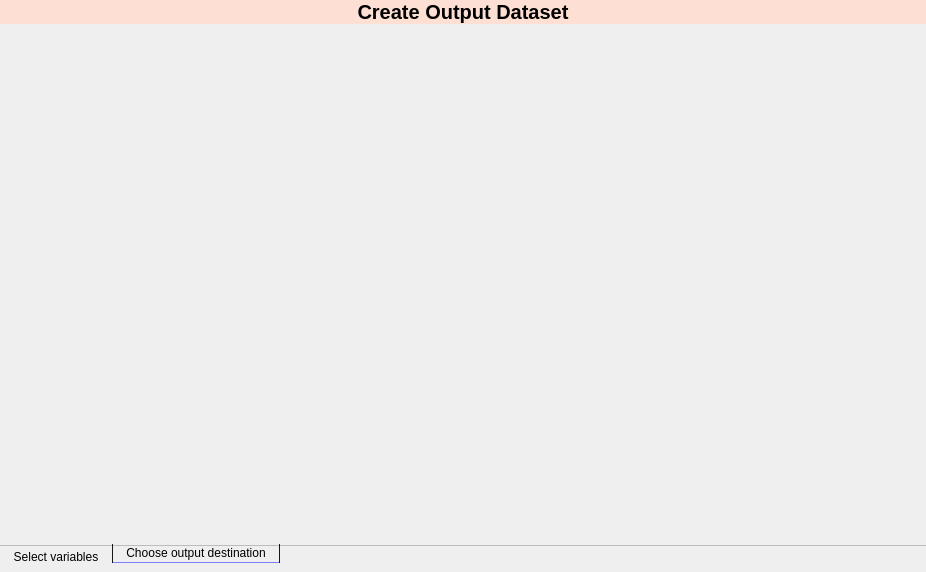
<?xml version="1.0" encoding="UTF-8"?>
<ui version="4.0">
 <class>NewGeneCreateOutput</class>
 <widget class="QWidget" name="NewGeneCreateOutput">
  <property name="geometry">
   <rect>
    <x>0</x>
    <y>0</y>
    <width>926</width>
    <height>572</height>
   </rect>
  </property>
  <property name="windowTitle">
   <string>Form</string>
  </property>
  <property name="styleSheet">
   <string notr="true"/>
  </property>
  <layout class="QVBoxLayout" name="verticalLayout">
   <property name="spacing">
    <number>0</number>
   </property>
   <property name="margin">
    <number>0</number>
   </property>
   <item>
    <widget class="QLabel" name="label">
     <property name="styleSheet">
      <string notr="true">QLabel
{
	background-color : #fde0d3;
	font-weight: bold;
	font-size: 20px;
}</string>
     </property>
     <property name="text">
      <string>Create Output Dataset</string>
     </property>
     <property name="alignment">
      <set>Qt::AlignCenter</set>
     </property>
    </widget>
   </item>
   <item>
    <widget class="NewGeneTabWidget" name="tabWidgetOutput">
     <property name="styleSheet">
      <string notr="true">
QWidget {
border-bottom: 9px solid qlineargradient(x1: 0, y1: 0, x2: 0, y2: 1,
                                 stop: 0 #9394ea,
                                 stop: 0.1 #4d4eff,
                                 stop: 0.15 #5354dd,
                                 stop: 1.0 #ff9372
                                 );
}

QTabBar::tab:selected {
border-left: 0px solid #1c1515;
padding-left: 10px;
border-right: 0px solid #1c1515;
padding-right: 10px;
border-bottom: 0px;
border-top: 0px;
margin-bottom: 2px;
border-bottom-left-radius: 0px;
border-bottom-right-radius: 0px;
padding-top: 1px;
padding-bottom: 2px;
background: qlineargradient(x1: 0, y1: 0, x2: 0, y2: 1,
                                 stop: 0 #f9dac7,
                                 /*stop: 0.3 #ffbaa5,*/
                                 stop: 1.0 #ff9372
                                 /*stop: 1 #ff450c*/
                                 );
 }

QTabBar::tab:!selected {
border-left: 1px solid #1c1515;
padding-left: 10px;
border-right: 1px solid #1c1515;
padding-right: 10px;
border-bottom: 1px solid #7e7fff;
border-top: 0px solid #a0a0a0;
margin-bottom: 9px;
border-bottom-left-radius: 0px;
border-bottom-right-radius: 0px;
padding-top: 2px;
padding-bottom: 2px;
background: qlineargradient(x1: 0, y1: 0, x2: 0, y2: 1,
                                 stop: 0 #cbcbff,
                                 stop: 0.3 #cbcbff,
                                 stop: 0.6 #b1b1ff,
                                 stop: 1.0 #9394ea);
}</string>
     </property>
     <property name="tabPosition">
      <enum>QTabWidget::South</enum>
     </property>
     <property name="currentIndex">
      <number>0</number>
     </property>
     <property name="documentMode">
      <bool>true</bool>
     </property>
     <widget class="QWidget" name="tabSelectVariables">
      <property name="styleSheet">
       <string notr="true">QWidget {
/* border-bottom: 3px solid #f9dac7; */
border-bottom: 5px solid qlineargradient(x1: 0, y1: 0, x2: 0, y2: 1,
                                 stop: 0 #ededed,
                                 stop: 1.0 #f9dac7
                                 );
}</string>
      </property>
      <attribute name="title">
       <string> Select variables </string>
      </attribute>
      <layout class="QGridLayout" name="gridLayout_2">
       <property name="leftMargin">
        <number>0</number>
       </property>
       <property name="topMargin">
        <number>0</number>
       </property>
       <property name="rightMargin">
        <number>0</number>
       </property>
       <property name="bottomMargin">
        <number>3</number>
       </property>
       <property name="spacing">
        <number>0</number>
       </property>
       <item row="0" column="0">
        <widget class="NewGeneSelectVariables" name="widgetSelectVariablesPane" native="true">
         <property name="styleSheet">
          <string notr="true">QWidget {
border-bottom: 0px;;
}</string>
         </property>
        </widget>
       </item>
      </layout>
     </widget>
     <widget class="QWidget" name="tabOutputDestination">
      <property name="styleSheet">
       <string notr="true">QWidget {
/* border-bottom: 3px solid #f9dac7; */
border-bottom: 5px solid qlineargradient(x1: 0, y1: 0, x2: 0, y2: 1,
                                 stop: 0 #ededed,
                                 stop: 1.0 #f9dac7
                                 );
}</string>
      </property>
      <attribute name="title">
       <string> Choose output destination </string>
      </attribute>
      <layout class="QGridLayout" name="gridLayout_5">
       <property name="margin">
        <number>0</number>
       </property>
       <property name="spacing">
        <number>0</number>
       </property>
       <item row="0" column="0">
        <widget class="NewGeneGenerateOutput" name="widgetOutputPane" native="true">
         <property name="styleSheet">
          <string notr="true">QWidget {
border-bottom: 0px;
}</string>
         </property>
        </widget>
       </item>
      </layout>
     </widget>
    </widget>
   </item>
  </layout>
 </widget>
 <customwidgets>
  <customwidget>
   <class>NewGeneTabWidget</class>
   <extends>QTabWidget</extends>
   <header location="global">newgenetabwidget.h</header>
   <container>1</container>
  </customwidget>
  <customwidget>
   <class>NewGeneSelectVariables</class>
   <extends>QWidget</extends>
   <header location="global">newgeneselectvariables.h</header>
   <container>1</container>
  </customwidget>
  <customwidget>
   <class>NewGeneGenerateOutput</class>
   <extends>QWidget</extends>
   <header>newgenegenerateoutput.h</header>
   <container>1</container>
  </customwidget>
 </customwidgets>
 <resources/>
 <connections/>
</ui>
